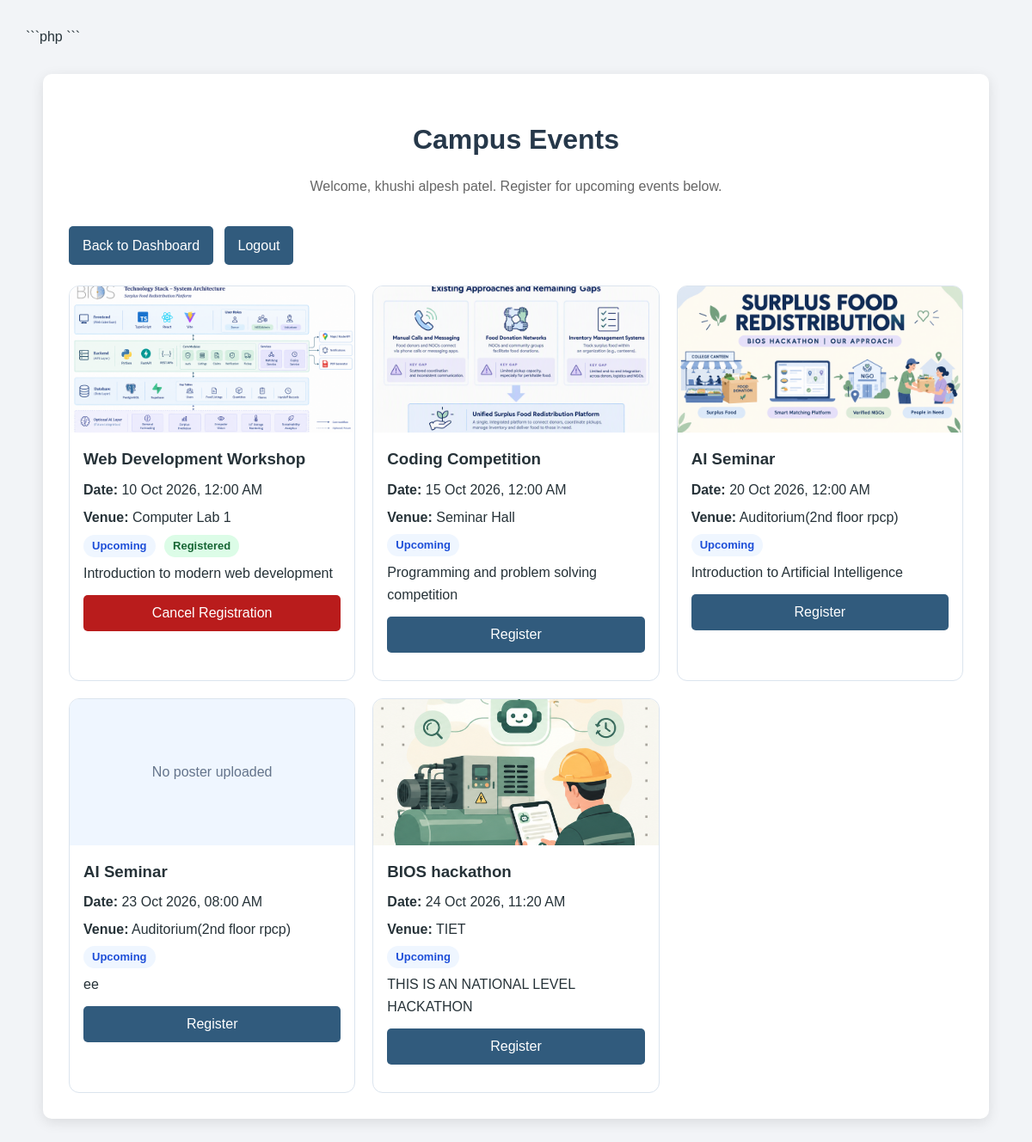
The app's page /student_events.php (signed in) with its own data.
### tables this page shows
CREATE TABLE `registrations` (
  `registration_id` int(11) NOT NULL AUTO_INCREMENT,
  `student_id` int(11) NOT NULL,
  `event_id` int(11) NOT NULL,
  `registration_date` datetime NOT NULL DEFAULT current_timestamp(),
  `status` varchar(20) NOT NULL DEFAULT 'Registered',
  PRIMARY KEY (`registration_id`),
  UNIQUE KEY `uq_student_event` (`student_id`,`event_id`),
  KEY `event_id` (`event_id`),
  CONSTRAINT `registrations_ibfk_1` FOREIGN KEY (`student_id`) REFERENCES `users` (`id`) ON DELETE CASCADE,
  CONSTRAINT `registrations_ibfk_2` FOREIGN KEY (`event_id`) REFERENCES `events` (`event_id`) ON DELETE CASCADE
);

CREATE TABLE `events` (
  `event_id` int(11) NOT NULL AUTO_INCREMENT,
  `event_name` varchar(100) NOT NULL,
  `event_date` datetime NOT NULL,
  `venue` varchar(200) NOT NULL,
  `description` text DEFAULT NULL,
  `status` enum('Upcoming','Ongoing','Completed','Cancelled') NOT NULL DEFAULT 'Upcoming',
  `poster` varchar(255) DEFAULT NULL,
  PRIMARY KEY (`event_id`)
);

### student_events.php (the view, shortened to what this page needs)
<?php
require_once "db.php";
function e($value) {
    return htmlspecialchars((string)$value, ENT_QUOTES, "UTF-8");
}
$studentId = (int) $_SESSION["user_id"];
$stmt = $conn->prepare(
    "SELECT e.event_id, e.event_name, e.event_date, e.venue, e.description,
            e.status, e.poster, r.registration_id
     FROM events e
     LEFT JOIN registrations r
            ON r.event_id = e.event_id AND r.student_id = ?
     ORDER BY e.event_date ASC"
);
$stmt->bind_param("i", $studentId);
$stmt->execute();
$events = $stmt->get_result();
$name = $_SESSION["name"] ?? "Student";
?>
<!DOCTYPE html>
<html lang="en">
<head>
    <link rel="stylesheet" href="style.css">
</head>
<body>
<main class="container events-wrap">
    <h1>Campus Events</h1>
    <p class="description">Welcome, <?= e($name) ?>. Register for upcoming events below.</p>
    <p>
        <a class="dashboard-link" href="student_dashboard.php">Back to Dashboard</a>
        <a class="dashboard-link" href="logout.php">Logout</a>
    </p>
    <?php if ($events->num_rows === 0): ?>
        <p>No events are available right now.</p>
    <?php else: ?>
        <div class="events-grid">
            <?php while ($row = $events->fetch_assoc()): ?>
                <?php $joined = !empty($row["registration_id"]); ?>
                <article class="event-box">
                    <?php if (!empty($row["poster"])): ?>
                        <img src="<?= e($row["poster"]) ?>" alt="<?= e($row["event_name"]) ?> poster">
                    <?php else: ?>
                        <div class="no-poster">No poster uploaded</div>
                    <?php endif; ?>
                    <div class="event-body">
                        <h3><?= e($row["event_name"]) ?></h3>
                        <p><strong>Date:</strong> <?= e(date("d M Y, h:i A", strtotime($row["event_date"]))) ?></p>
                        <p><strong>Venue:</strong> <?= e($row["venue"]) ?></p>
                        <p>
                            <span class="tag"><?= e($row["status"]) ?></span>
                            <?php if ($joined): ?><span class="tag joined">Registered</span><?php endif; ?>
                        </p>
                        <p><?= nl2br(e($row["description"] ?? "")) ?></p>
                        <?php if ($joined): ?>
                            <form method="post" action="student_events.php"
                                  onsubmit="return confirm('Cancel your registration for this event?');">
                                <button type="submit" class="btn-cancel">Cancel Registration</button>
                            </form>
                        <?php elseif ($row["status"] === "Upcoming"): ?>
                            <form method="post" action="student_events.php">
                                <button type="submit">Register</button>
                            </form>
                        <?php else: ?>
                            <p><em>Registration closed.</em></p>
                        <?php endif; ?>
                    </div>
                </article>
            <?php endwhile; ?>
        </div>
    <?php endif; ?>
</main>
</body>
</html>

### style.css (style rules this page uses)
* { box-sizing: border-box; }
body { font-family: Arial, sans-serif; background: #f2f4f7; color: #263238; margin: 0; padding: 30px; line-height: 1.6; }
.container { max-width: 650px; margin: 30px auto; background: white; padding: 30px; border-radius: 10px; box-shadow: 0 4px 15px rgba(0, 0, 0, 0.1); }
h1 { text-align: center; color: #26384a; margin-bottom: 5px; }
.description { text-align: center; color: #666; margin-bottom: 25px; }
button { width: 100%; padding: 12px; border: none; border-radius: 5px; background: #315b7d; color: white; font-size: 16px; cursor: pointer; transition: background 0.2s; }
a { color: #315b7d; }
.container p { overflow-wrap: anywhere; }
.dashboard-link { display: inline-block; margin: 8px 8px 8px 0; padding: 10px 16px; background: #315b7d; color: white; text-decoration: none; border-radius: 5px; }

### student_events.php (style rules this page uses)
.events-wrap { max-width: 1100px; }
.events-grid { display: grid; grid-template-columns: repeat(auto-fit, minmax(260px, 1fr)); gap: 20px; margin-top: 16px; }
.event-box { border: 1px solid #dbe4ee; border-radius: 12px; overflow: hidden; background: #fff; }
.event-box img { width: 100%; height: 170px; object-fit: cover; display: block; }
.no-poster { height: 170px; display: flex; align-items: center; justify-content: center; background: #eff6ff; color: #64748b; }
.event-body { padding: 16px; }
.event-body h3 { margin: 0 0 8px; overflow-wrap: anywhere; }
.event-body p { margin: 6px 0; }
.tag { display: inline-block; padding: 3px 10px; border-radius: 20px; background: #eff6ff; color: #1d4ed8; font-size: 13px; font-weight: 600; }
.tag.joined { background: #dcfce7; color: #166534; margin-left: 6px; }
.event-body form { margin-top: 12px; }
.btn-cancel { background: #b91c1c; }

### records on screen
registrations: event.poster (picture), event.event_name "Web Development Workshop", event.event_date "10 Oct 2026, 12:00 AM", event.venue "Computer Lab 1", event.status "Upcoming", shows "Registered", event.description "Introduction to modern web development"
events: poster (picture), event_name "Coding Competition", event_date "15 Oct 2026, 12:00 AM", venue "Seminar Hall", status "Upcoming", description "Programming and problem solving competition"
events: poster (picture), event_name "AI Seminar", event_date "20 Oct 2026, 12:00 AM", venue "Auditorium(2nd floor rpcp)", status "Upcoming", description "Introduction to Artificial Intelligence"
events: shows "No poster uploaded", event_name "AI Seminar", event_date "23 Oct 2026, 08:00 AM", venue "Auditorium(2nd floor rpcp)", status "Upcoming", description "ee"
events: poster (picture), event_name "BIOS hackathon", event_date "24 Oct 2026, 11:20 AM", venue "TIET", status "Upcoming", description "THIS IS AN NATIONAL LEVEL HACKATHON"

### other values on screen
$name "khushi alpesh patel"
